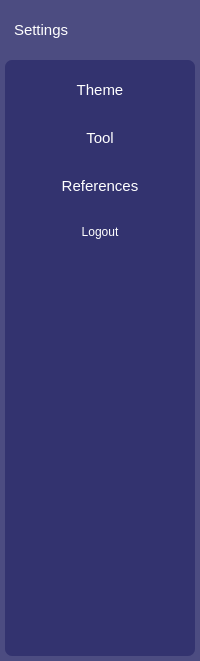
           <widget class="QCustomSlideMenu" name="inLeftMenu" native="true">
            <property name="minimumSize">
             <size>
              <width>0</width>
              <height>0</height>
             </size>
            </property>
            <property name="maximumSize">
             <size>
              <width>200</width>
              <height>16777215</height>
             </size>
            </property>
            <property name="font">
             <font>
              <pointsize>11</pointsize>
             </font>
            </property>
            <property name="styleSheet">
             <string notr="true">QWidget {
	background-color: #4C4C81;
	border-radius: 7px;
	color: #FFFFFF;
}

QPushButton {
	padding: 12px;
}</string>
            </property>
            <layout class="QVBoxLayout" name="verticalLayout_2">
             <property name="spacing">
              <number>5</number>
             </property>
             <property name="leftMargin">
              <number>5</number>
             </property>
             <property name="topMargin">
              <number>5</number>
             </property>
             <property name="rightMargin">
              <number>5</number>
             </property>
             <property name="bottomMargin">
              <number>5</number>
             </property>
             <item>
              <widget class="QWidget" name="widget" native="true">
               <property name="maximumSize">
                <size>
                 <width>16777215</width>
                 <height>50</height>
                </size>
               </property>
               <property name="font">
                <font>
                 <pointsize>11</pointsize>
                </font>
               </property>
               <layout class="QHBoxLayout" name="horizontalLayout_3">
                <item>
                 <widget class="QLabel" name="label_2">
                  <property name="font">
                   <font>
                    <pointsize>11</pointsize>
                   </font>
                  </property>
                  <property name="text">
                   <string>Settings</string>
                  </property>
                 </widget>
                </item>
                <item>
                 <widget class="QPushButton" name="closeSetting">
                  <property name="font">
                   <font>
                    <pointsize>11</pointsize>
                   </font>
                  </property>
                  <property name="text">
                   <string/>
                  </property>
                  <property name="icon">
                   <iconset resource="../Qss/icons/_icons.qrc">
                    <normaloff>:/feather/icons/feather/x-circle.png</normaloff>:/feather/icons/feather/x-circle.png</iconset>
                  </property>
                 </widget>
                </item>
               </layout>
              </widget>
             </item>
             <item>
              <widget class="QWidget" name="widget_2" native="true">
               <property name="font">
                <font>
                 <pointsize>11</pointsize>
                </font>
               </property>
               <property name="styleSheet">
                <string notr="true">background-color: #33336F;</string>
               </property>
               <layout class="QVBoxLayout" name="verticalLayout_6">
                <item>
                 <widget class="QPushButton" name="pushButton_2">
                  <property name="font">
                   <font>
                    <pointsize>11</pointsize>
                   </font>
                  </property>
                  <property name="text">
                   <string>Theme</string>
                  </property>
                 </widget>
                </item>
                <item>
                 <widget class="QPushButton" name="pushButton_4">
                  <property name="font">
                   <font>
                    <pointsize>11</pointsize>
                   </font>
                  </property>
                  <property name="text">
                   <string>Tool</string>
                  </property>
                 </widget>
                </item>
                <item>
                 <widget class="QPushButton" name="pushButton_3">
                  <property name="font">
                   <font>
                    <pointsize>11</pointsize>
                   </font>
                  </property>
                  <property name="text">
                   <string>References</string>
                  </property>
                 </widget>
                </item>
                <item>
                 <widget class="QPushButton" name="log">
                  <property name="text">
                   <string>Logout</string>
                  </property>
                 </widget>
                </item>
                <item>
                 <widget class="QPushButton" name="pushButton_6">
                  <property name="text">
                   <string/>
                  </property>
                 </widget>
                </item>
                <item>
                 <widget class="QPushButton" name="pushButton_7">
                  <property name="text">
                   <string/>
                  </property>
                 </widget>
                </item>
                <item>
                 <widget class="QPushButton" name="pushButton_8">
                  <property name="text">
                   <string/>
                  </property>
                 </widget>
                </item>
                <item>
                 <widget class="QPushButton" name="pushButton_10">
                  <property name="text">
                   <string/>
                  </property>
                 </widget>
                </item>
                <item>
                 <widget class="QPushButton" name="pushButton_11">
                  <property name="text">
                   <string/>
                  </property>
                 </widget>
                </item>
                <item>
                 <widget class="QPushButton" name="pushButton_9">
                  <property name="text">
                   <string/>
                  </property>
                 </widget>
                </item>
                <item>
                 <widget class="QPushButton" name="pushButton_12">
                  <property name="text">
                   <string/>
                  </property>
                 </widget>
                </item>
                <item>
                 <widget class="QPushButton" name="pushButton_13">
                  <property name="text">
                   <string/>
                  </property>
                 </widget>
                </item>
                <item>
                 <widget class="QPushButton" name="pushButton_14">
                  <property name="text">
                   <string/>
                  </property>
                 </widget>
                </item>
               </layout>
              </widget>
             </item>
            </layout>
           </widget>
